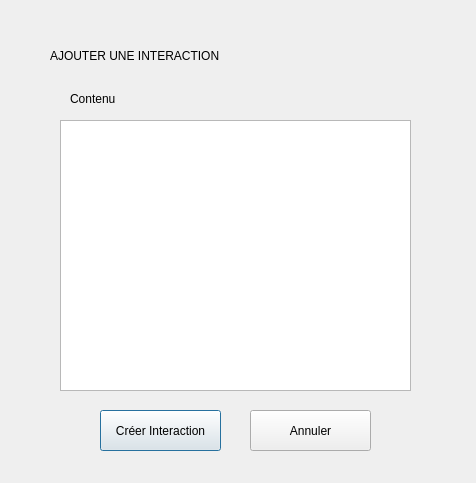
<?xml version="1.0" encoding="UTF-8"?>
<ui version="4.0">
 <class>ajoutInteraction</class>
 <widget class="QDialog" name="ajoutInteraction">
  <property name="geometry">
   <rect>
    <x>0</x>
    <y>0</y>
    <width>476</width>
    <height>483</height>
   </rect>
  </property>
  <property name="windowTitle">
   <string>Dialog</string>
  </property>
  <widget class="QPlainTextEdit" name="TexteContenu">
   <property name="geometry">
    <rect>
     <x>60</x>
     <y>120</y>
     <width>351</width>
     <height>271</height>
    </rect>
   </property>
  </widget>
  <widget class="QLabel" name="label">
   <property name="geometry">
    <rect>
     <x>50</x>
     <y>20</y>
     <width>401</width>
     <height>71</height>
    </rect>
   </property>
   <property name="styleSheet">
    <string notr="true">font: 800 20pt &quot;Cantarell&quot;;</string>
   </property>
   <property name="text">
    <string>AJOUTER UNE INTERACTION</string>
   </property>
  </widget>
  <widget class="QLabel" name="label_2">
   <property name="geometry">
    <rect>
     <x>70</x>
     <y>90</y>
     <width>66</width>
     <height>18</height>
    </rect>
   </property>
   <property name="text">
    <string>Contenu</string>
   </property>
  </widget>
  <widget class="QPushButton" name="BoutonCreation">
   <property name="geometry">
    <rect>
     <x>100</x>
     <y>410</y>
     <width>121</width>
     <height>41</height>
    </rect>
   </property>
   <property name="text">
    <string>Créer Interaction</string>
   </property>
  </widget>
  <widget class="QPushButton" name="BoutonAnnuler">
   <property name="geometry">
    <rect>
     <x>250</x>
     <y>410</y>
     <width>121</width>
     <height>41</height>
    </rect>
   </property>
   <property name="text">
    <string>Annuler</string>
   </property>
  </widget>
 </widget>
 <resources/>
 <connections/>
</ui>
